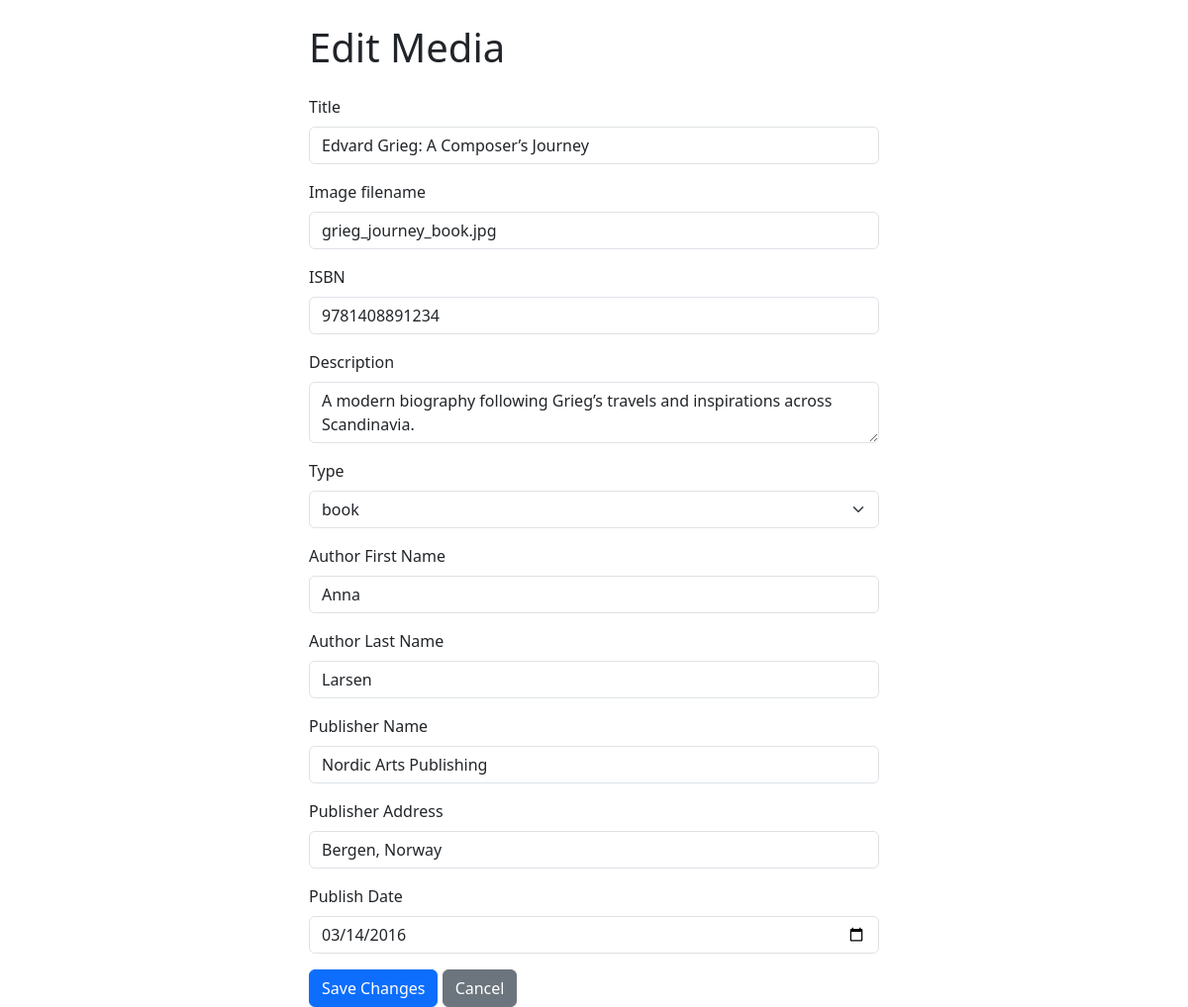
/edit.php?id=14, run on the app's committed database.
### tables this page shows
CREATE TABLE `biglibrary_safe` (
  `id` int(11) NOT NULL,
  `image` varchar(255) NOT NULL,
  `title` varchar(255) NOT NULL,
  `author_first_name` varchar(255) NOT NULL,
  `author_last_name` varchar(255) NOT NULL,
  `isbn` varchar(20) NOT NULL,
  `type` varchar(100) NOT NULL,
  `publisher_name` varchar(255) NOT NULL,
  `publisher_address` varchar(255) NOT NULL,
  `publish_date` date NOT NULL,
  `short_description` text NOT NULL
);

### edit.php (the view, shortened to what this page needs)
<?php
require_once "db_connect.php";
if (isset($_GET['id'])) {
    $id = $_GET['id'];
    $sql = "SELECT * FROM biglibrary_safe WHERE id = $id";
    $result = mysqli_query($conn, $sql);
    if (mysqli_num_rows($result) == 1) {
        $row = mysqli_fetch_assoc($result);
    } else {
        echo "Media not found.";
        exit;
    }
} else {
    echo "No ID provided.";
    exit;
}
?>
<!DOCTYPE html>
<html lang="en">
<head>
    <link href="https://cdn.jsdelivr.net/npm/bootstrap@5.3.0/dist/css/bootstrap.min.css" rel="stylesheet">
</head>
<body>
<div class="container mt-4" style="max-width: 600px;">
    <h1 class="mb-4">Edit Media</h1>
    <form method="POST" action="update.php">
        <div class="mb-3">
            <label class="form-label">Title</label>
            <input type="text" name="title" class="form-control" value="<?php echo $row['title']; ?>" required>
        </div>
    <div class="mb-3">
            <label class="form-label">Image filename</label>
            <input type="text" name="image" class="form-control" value="<?php echo $row['image']; ?>" required>
    </div>
        <div class="mb-3">
            <label class="form-label">ISBN</label>
            <input type="text" name="isbn" class="form-control" value="<?php echo $row['isbn']; ?>" required>
        </div>
        <div class="mb-3">
            <label class="form-label">Description</label>
            <textarea name="short_description" class="form-control" required><?php echo $row['short_description']; ?></textarea>
        </div>
        <div class="mb-3">
            <label class="form-label">Type</label>
            <select name="type" class="form-select">
                <option <?php if ($row['type'] == "book") echo "selected"; ?>>book</option>
            </select>
        </div>
        <div class="mb-3">
            <label class="form-label">Author First Name</label>
            <input type="text" name="author_first_name" class="form-control" value="<?php echo $row['author_first_name']; ?>" required>
        </div>
        <div class="mb-3">
            <label class="form-label">Author Last Name</label>
            <input type="text" name="author_last_name" class="form-control" value="<?php echo $row['author_last_name']; ?>" required>
        </div>
        <div class="mb-3">
            <label class="form-label">Publisher Name</label>
            <input type="text" name="publisher_name" class="form-control" value="<?php echo $row['publisher_name']; ?>" required>
        </div>
        <div class="mb-3">
            <label class="form-label">Publisher Address</label>
            <input type="text" name="publisher_address" class="form-control" value="<?php echo $row['publisher_address']; ?>" required>
        </div>
        <div class="mb-3">
            <label class="form-label">Publish Date</label>
            <input type="date" name="publish_date" class="form-control" value="<?php echo $row['publish_date']; ?>" required>
        </div>
        <button type="submit" class="btn btn-primary">Save Changes</button>
        <a href="details.php?id=<?php echo $row['id']; ?>" class="btn btn-secondary">Cancel</a>
    </form>
</div>
</body>
</html>

### data on the page
biglibrary_safe: title "Edvard Grieg: A Composer’s Journey", image "grieg_journey_book.jpg", isbn "9781408891234", short_description "A modern biography following Grieg’s travels and inspirations across Scandinavia.", type "book", author_first_name "Anna", author_last_name "Larsen", publisher_name "Nordic Arts Publishing", publisher_address "Bergen, Norway", publish_date "03/14/2016"
